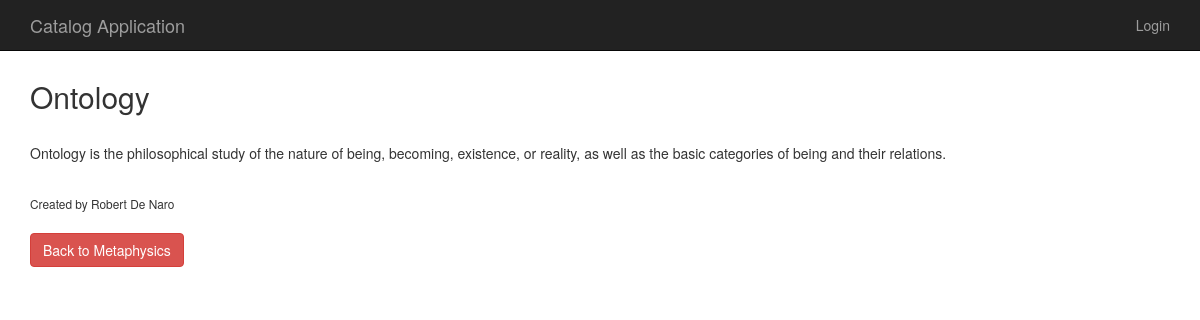
The page /catalog/2/3/ on the database its author committed.
### database_setup.py (models this page shows, shortened)
class Item(Base):
    __tablename__ = 'item'
    id = Column(Integer, primary_key = True)
    name = Column(String(250), nullable = False)
    description = Column(String(500))
    create_time = Column(DateTime, default=func.now())
    category_id = Column(Integer, ForeignKey('category.id'))
    category = relationship(Category)
    user_id = Column(Integer, ForeignKey('user.id'))
    user = relationship(User)

class User(Base):
    __tablename__ = 'user'
    id = Column(Integer, primary_key = True)
    name = Column(String(250))
    email = Column(String(250), nullable=False, unique=True)
    picture = Column(String(250))

class Category(Base):
    __tablename__ = 'category'
    id = Column(Integer, primary_key = True)
    name = Column(String, nullable = False, unique = True)
    user_id = Column(Integer, ForeignKey('user.id'))
    user = relationship(User)

### application.py (the view)
@app.route('/catalog/<int:category_id>/<int:item_id>/')
def showItemDescription(category_id, item_id):
    categories = session.query(Category).all()
    item = session.query(Item).filter_by(id=item_id).one()
    category = session.query(Category).filter_by(id=category_id).one()
    if 'username' not in login_session or item.user_id != login_session['user_id']:
        return render_template('publicitem.html', item=item,
        categories=categories, category=category)
    else:
        return render_template('item.html', item=item,
            categories=categories, category=category)

### templates/publicitem.html
{% extends "layout-full.html" %}
{% block main %}
    <h2>{{ item.name }}</h2>
    <br />
    <p>{{ item.description }}</p>
    <br />
    <small>Created by {{item.user.name}}</small>
    <br />
    <a class="btn btn-danger" href='{{url_for('showCategoryItems', category_id=category.id)}}'>Back to {{category.name}}</a>
{% endblock %}

### static/appstyle.css (style rules this page uses)
.btn { margin-top: 20px; }

### rows shown on the page
Item: name "Ontology", description "Ontology is the philosophical study of the nature of being, becoming, existence, or reality, as well as the basic categories of being and their relations."
User: user.name "Robert De Naro"
Category: name "Metaphysics"
